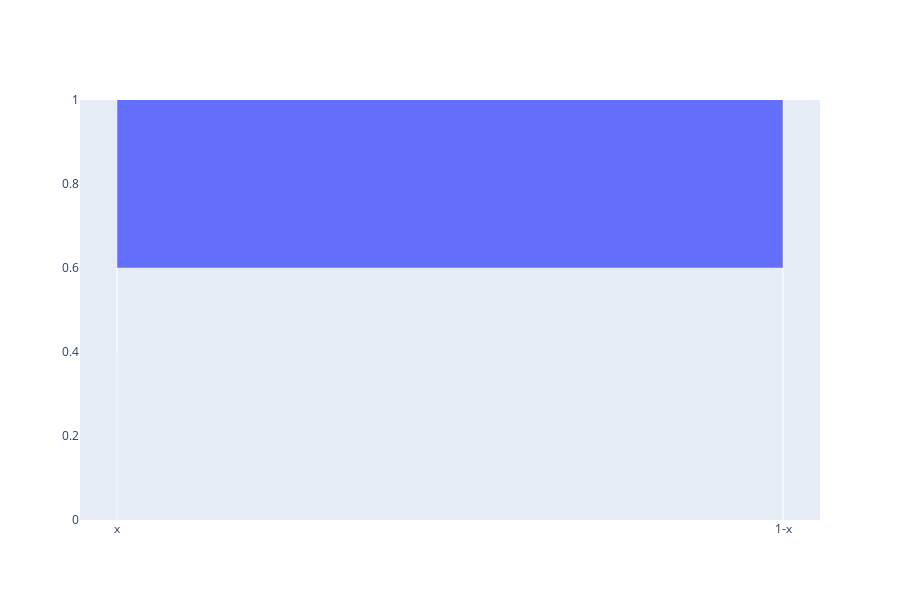

Notebook source saved alongside this figure:
### Code cell
import plotly.graph_objects as go
from ipywidgets import interact

fig = go.FigureWidget()
bar = fig.add_bar(x=['x', '1-x'])
fig.layout = dict(yaxis=dict(range=[0,1]), height=600)

@interact(x=(0, 1, 0.01))
def update(x=0.3):
    with fig.batch_update():
        #fig.data[0].y=[x, 1-x]
        #fig.data[0].y=[x, 1-x]
        fig.bar.y=[x,1-x]
fig

### Figure 1 — Plotly figure (JSON) as saved in the notebook; plotly's stock layout.template omitted (floating-point values rounded to 4 significant figures)
{"data": [{"type": "bar", "uid": "e92787a4-a69f-45a7-81c9-57cceb8c0195", "x": ["x", "1-x"]}], "layout": {"height": 600, "yaxis": {"range": [0, 1]}}}
